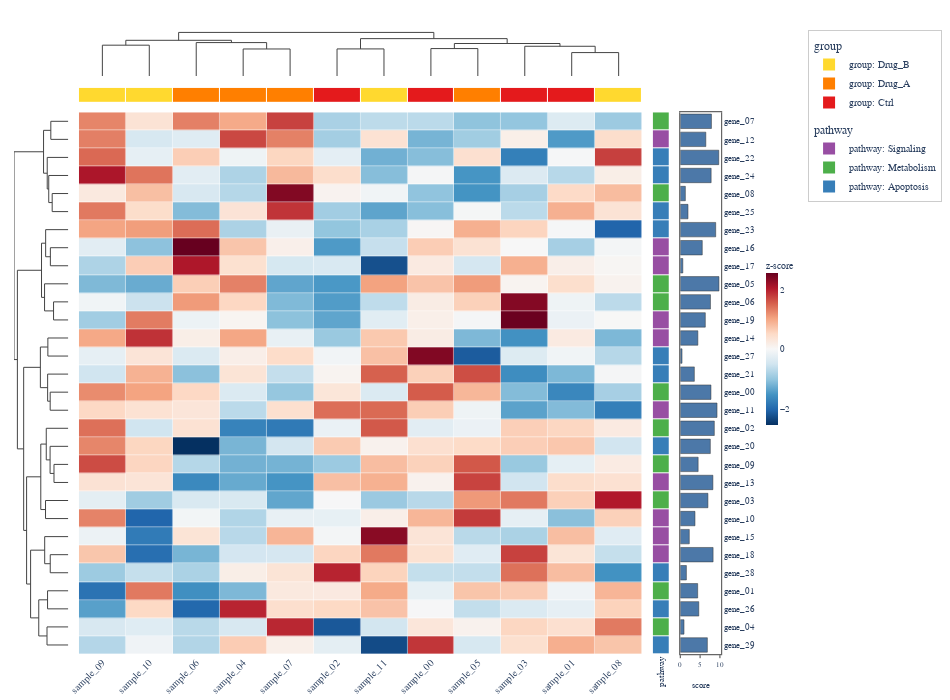

Here is the notebook cell this chart was saved with:
### Code cell
# Cell 8 — from_dataframe: polars DataFrame (same data as Cell 7)
import polars as pl
from plotly_complexheatmap import ComplexHeatmap

# Build the same dataset directly in polars
rng8 = np.random.default_rng(42)
n_g, n_s = 30, 12

pl_df = pl.DataFrame({
    "gene": [f"gene_{i:02d}" for i in range(n_g)],
    "pathway": ["Metabolism"] * 10 + ["Signaling"] * 10 + ["Apoptosis"] * 10,
    "score": rng8.uniform(0, 10, n_g).tolist(),
    **{f"sample_{j:02d}": rng8.standard_normal(n_g).tolist() for j in range(n_s)},
})

hm8 = ComplexHeatmap.from_dataframe(
    pl_df,
    index_column="gene",
    row_annotations=["pathway", "score"],          # auto-detect types
    col_annotations={
        "group": ["Ctrl"] * 4 + ["Drug_A"] * 4 + ["Drug_B"] * 4,
    },
    colorscale="RdBu_r",
    normalize="row",
    name="z-score",
    width=950,
    height=700,
)
hm8.to_plotly()

### Figure 1 — Plotly figure (JSON) as saved in the notebook; plotly's stock layout.template omitted (floating-point values rounded to 4 significant figures; data arrays with more than 128 entries replaced by an {"elided": "..."} marker saying what was removed)
{"data": [{"colorbar": {"len": 0.3, "outlinewidth": 0, "thickness": 12, "tickfont": {"family": "Arial, Helvetica, sans-serif", "size": 9}, "title": {"font": {"family": "Arial, Helvetica, sans-serif", "size": 10}, "text": "z-score"}, "x": 1.058, "xpad": 4, "y": 0.5}, "colorscale": [[0.0, "rgb(5,48,97)"], [0.1, "rgb(33,102,172)"], [0.2, "rgb(67,147,195)"], [0.3, "rgb(146,197,222)"], [0.4, "rgb(209,229,240)"], [0.5, "rgb(247,247,247)"], [0.6, "rgb(253,219,199)"], [0.7, "rgb(244,165,130)"], [0.8, "rgb(214,96,77)"], [0.9, "rgb(178,24,43)"], [1.0, "rgb(103,0,31)"]], "customdata": {"elided": "30x12x2 str values"}, "hovertemplate": "row: %{customdata[0]}<br>col: %{customdata[1]}<br>value: %{z:.3f}<extra></extra>", "type": "heatmap", "x": [0.0, 1.0, 2.0, 3.0, 4.0, 5.0, 6.0, 7.0, 8.0, 9.0, 10.0, 11.0], "xaxis": "x4", "xgap": 0.5, "y": [0.0, 1.0, 2.0, 3.0, 4.0, 5.0, 6.0, 7.0, 8.0, 9.0, 10.0, 11.0, 12.0, 13.0, 14.0, 15.0, 16.0, 17.0, 18.0, 19.0, 20.0, 21.0, 22.0, 23.0, 24.0, 25.0, 26.0, 27.0, 28.0, 29.0], "yaxis": "y4", "ygap": 0.5, "z": {"elided": "30x12 float values"}}, {"hoverinfo": "none", "line": {"color": "#444444", "width": 1.0}, "mode": "lines", "showlegend": false, "type": "scatter", "x": [0.0, 0.0, 1.0, 1.0], "xaxis": "x", "y": [0.0, 7.766, 7.766, 0.0], "yaxis": "y"}, {"hoverinfo": "none", "line": {"color": "#444444", "width": 1.0}, "mode": "lines", "showlegend": false, "type": "scatter", "x": [3.0, 3.0, 4.0, 4.0], "xaxis": "x", "y": [0.0, 6.81, 6.81, 0.0], "yaxis": "y"}, {"hoverinfo": "none", "line": {"color": "#444444", "width": 1.0}, "mode": "lines", "showlegend": false, "type": "scatter", "x": [2.0, 2.0, 3.5, 3.5], "xaxis": "x", "y": [0.0, 8.419, 8.419, 6.81], "yaxis": "y"}, {"hoverinfo": "none", "line": {"color": "#444444", "width": 1.0}, "mode": "lines", "showlegend": false, "type": "scatter", "x": [0.5, 0.5, 2.75, 2.75], "xaxis": "x", "y": [7.766, 8.996, 8.996, 8.419], "yaxis": "y"}, {"hoverinfo": "none", "line": {"color": "#444444", "width": 1.0}, "mode": "lines", "showlegend": false, "type": "scatter", "x": [5.0, 5.0, 6.0, 6.0], "xaxis": "x", "y": [0.0, 6.825, 6.825, 0.0], "yaxis": "y"}, {"hoverinfo": "none", "line": {"color": "#444444", "width": 1.0}, "mode": "lines", "showlegend": false, "type": "scatter", "x": [7.0, 7.0, 8.0, 8.0], "xaxis": "x", "y": [0.0, 6.911, 6.911, 0.0], "yaxis": "y"}, {"hoverinfo": "none", "line": {"color": "#444444", "width": 1.0}, "mode": "lines", "showlegend": false, "type": "scatter", "x": [10.0, 10.0, 11.0, 11.0], "xaxis": "x", "y": [0.0, 5.899, 5.899, 0.0], "yaxis": "y"}, {"hoverinfo": "none", "line": {"color": "#444444", "width": 1.0}, "mode": "lines", "showlegend": false, "type": "scatter", "x": [9.0, 9.0, 10.5, 10.5], "xaxis": "x", "y": [0.0, 7.489, 7.489, 5.899], "yaxis": "y"}, {"hoverinfo": "none", "line": {"color": "#444444", "width": 1.0}, "mode": "lines", "showlegend": false, "type": "scatter", "x": [7.5, 7.5, 9.75, 9.75], "xaxis": "x", "y": [6.911, 8.188, 8.188, 7.489], "yaxis": "y"}, {"hoverinfo": "none", "line": {"color": "#444444", "width": 1.0}, "mode": "lines", "showlegend": false, "type": "scatter", "x": [5.5, 5.5, 8.625, 8.625], "xaxis": "x", "y": [6.825, 9.416, 9.416, 8.188], "yaxis": "y"}, {"hoverinfo": "none", "line": {"color": "#444444", "width": 1.0}, "mode": "lines", "showlegend": false, "type": "scatter", "x": [1.625, 1.625, 7.062, 7.062], "xaxis": "x", "y": [8.996, 10.98, 10.98, 9.416], "yaxis": "y"}, {"hoverinfo": "none", "line": {"color": "#444444", "width": 1.0}, "mode": "lines", "showlegend": false, "type": "scatter", "x": [-0.0, -3.137, -3.137, -0.0], "xaxis": "x3", "y": [0.0, 0.0, 1.0, 1.0], "yaxis": "y3"}, {"hoverinfo": "none", "line": {"color": "#444444", "width": 1.0}, "mode": "lines", "showlegend": false, "type": "scatter", "x": [-0.0, -2.893, -2.893, -0.0], "xaxis": "x3", "y": [4.0, 4.0, 5.0, 5.0], "yaxis": "y3"}, {"hoverinfo": "none", "line": {"color": "#444444", "width": 1.0}, "mode": "lines", "showlegend": false, "type": "scatter", "x": [-0.0, -3.511, -3.511, -2.893], "xaxis": "x3", "y": [3.0, 3.0, 4.5, 4.5], "yaxis": "y3"}, {"hoverinfo": "none", "line": {"color": "#444444", "width": 1.0}, "mode": "lines", "showlegend": false, "type": "scatter", "x": [-0.0, -3.782, -3.782, -3.511], "xaxis": "x3", "y": [2.0, 2.0, 3.75, 3.75], "yaxis": "y3"}, {"hoverinfo": "none", "line": {"color": "#444444", "width": 1.0}, "mode": "lines", "showlegend": false, "type": "scatter", "x": [-3.137, -4.443, -4.443, -3.782], "xaxis": "x3", "y": [0.5, 0.5, 2.875, 2.875], "yaxis": "y3"}, {"hoverinfo": "none", "line": {"color": "#444444", "width": 1.0}, "mode": "lines", "showlegend": false, "type": "scatter", "x": [-0.0, -3.217, -3.217, -0.0], "xaxis": "x3", "y": [7.0, 7.0, 8.0, 8.0], "yaxis": "y3"}, {"hoverinfo": "none", "line": {"color": "#444444", "width": 1.0}, "mode": "lines", "showlegend": false, "type": "scatter", "x": [-0.0, -4.065, -4.065, -3.217], "xaxis": "x3", "y": [6.0, 6.0, 7.5, 7.5], "yaxis": "y3"}, {"hoverinfo": "none", "line": {"color": "#444444", "width": 1.0}, "mode": "lines", "showlegend": false, "type": "scatter", "x": [-0.0, -2.646, -2.646, -0.0], "xaxis": "x3", "y": [10.0, 10.0, 11.0, 11.0], "yaxis": "y3"}, {"hoverinfo": "none", "line": {"color": "#444444", "width": 1.0}, "mode": "lines", "showlegend": false, "type": "scatter", "x": [-0.0, -4.264, -4.264, -2.646], "xaxis": "x3", "y": [9.0, 9.0, 10.5, 10.5], "yaxis": "y3"}, {"hoverinfo": "none", "line": {"color": "#444444", "width": 1.0}, "mode": "lines", "showlegend": false, "type": "scatter", "x": [-4.065, -4.808, -4.808, -4.264], "xaxis": "x3", "y": [6.75, 6.75, 9.75, 9.75], "yaxis": "y3"}, {"hoverinfo": "none", "line": {"color": "#444444", "width": 1.0}, "mode": "lines", "showlegend": false, "type": "scatter", "x": [-0.0, -3.666, -3.666, -0.0], "xaxis": "x3", "y": [12.0, 12.0, 13.0, 13.0], "yaxis": "y3"}, {"hoverinfo": "none", "line": {"color": "#444444", "width": 1.0}, "mode": "lines", "showlegend": false, "type": "scatter", "x": [-0.0, -3.252, -3.252, -0.0], "xaxis": "x3", "y": [15.0, 15.0, 16.0, 16.0], "yaxis": "y3"}, {"hoverinfo": "none", "line": {"color": "#444444", "width": 1.0}, "mode": "lines", "showlegend": false, "type": "scatter", "x": [-0.0, -3.708, -3.708, -3.252], "xaxis": "x3", "y": [14.0, 14.0, 15.5, 15.5], "yaxis": "y3"}, {"hoverinfo": "none", "line": {"color": "#444444", "width": 1.0}, "mode": "lines", "showlegend": false, "type": "scatter", "x": [-3.666, -5.016, -5.016, -3.708], "xaxis": "x3", "y": [12.5, 12.5, 14.75, 14.75], "yaxis": "y3"}, {"hoverinfo": "none", "line": {"color": "#444444", "width": 1.0}, "mode": "lines", "showlegend": false, "type": "scatter", "x": [-0.0, -2.568, -2.568, -0.0], "xaxis": "x3", "y": [19.0, 19.0, 20.0, 20.0], "yaxis": "y3"}, {"hoverinfo": "none", "line": {"color": "#444444", "width": 1.0}, "mode": "lines", "showlegend": false, "type": "scatter", "x": [-0.0, -3.269, -3.269, -2.568], "xaxis": "x3", "y": [18.0, 18.0, 19.5, 19.5], "yaxis": "y3"}, {"hoverinfo": "none", "line": {"color": "#444444", "width": 1.0}, "mode": "lines", "showlegend": false, "type": "scatter", "x": [-0.0, -3.958, -3.958, -3.269], "xaxis": "x3", "y": [17.0, 17.0, 18.75, 18.75], "yaxis": "y3"}, {"hoverinfo": "none", "line": {"color": "#444444", "width": 1.0}, "mode": "lines", "showlegend": false, "type": "scatter", "x": [-0.0, -4.089, -4.089, -0.0], "xaxis": "x3", "y": [21.0, 21.0, 22.0, 22.0], "yaxis": "y3"}, {"hoverinfo": "none", "line": {"color": "#444444", "width": 1.0}, "mode": "lines", "showlegend": false, "type": "scatter", "x": [-3.958, -4.939, -4.939, -4.089], "xaxis": "x3", "y": [17.88, 17.88, 21.5, 21.5], "yaxis": "y3"}, {"hoverinfo": "none", "line": {"color": "#444444", "width": 1.0}, "mode": "lines", "showlegend": false, "type": "scatter", "x": [-0.0, -3.241, -3.241, -0.0], "xaxis": "x3", "y": [24.0, 24.0, 25.0, 25.0], "yaxis": "y3"}, {"hoverinfo": "none", "line": {"color": "#444444", "width": 1.0}, "mode": "lines", "showlegend": false, "type": "scatter", "x": [-0.0, -4.236, -4.236, -3.241], "xaxis": "x3", "y": [23.0, 23.0, 24.5, 24.5], "yaxis": "y3"}, {"hoverinfo": "none", "line": {"color": "#444444", "width": 1.0}, "mode": "lines", "showlegend": false, "type": "scatter", "x": [-0.0, -3.724, -3.724, -0.0], "xaxis": "x3", "y": [26.0, 26.0, 27.0, 27.0], "yaxis": "y3"}, {"hoverinfo": "none", "line": {"color": "#444444", "width": 1.0}, "mode": "lines", "showlegend": false, "type": "scatter", "x": [-0.0, -3.822, -3.822, -0.0], "xaxis": "x3", "y": [28.0, 28.0, 29.0, 29.0], "yaxis": "y3"}, {"hoverinfo": "none", "line": {"color": "#444444", "width": 1.0}, "mode": "lines", "showlegend": false, "type": "scatter", "x": [-3.724, -5.303, -5.303, -3.822], "xaxis": "x3", "y": [26.5, 26.5, 28.5, 28.5], "yaxis": "y3"}, {"hoverinfo": "none", "line": {"color": "#444444", "width": 1.0}, "mode": "lines", "showlegend": false, "type": "scatter", "x": [-4.236, -6.769, -6.769, -5.303], "xaxis": "x3", "y": [23.75, 23.75, 27.5, 27.5], "yaxis": "y3"}, {"hoverinfo": "none", "line": {"color": "#444444", "width": 1.0}, "mode": "lines", "showlegend": false, "type": "scatter", "x": [-4.939, -7.488, -7.488, -6.769], "xaxis": "x3", "y": [19.69, 19.69, 25.62, 25.62], "yaxis": "y3"}, {"hoverinfo": "none", "line": {"color": "#444444", "width": 1.0}, "mode": "lines", "showlegend": false, "type": "scatter", "x": [-5.016, -8.013, -8.013, -7.488], "xaxis": "x3", "y": [13.62, 13.62, 22.66, 22.66], "yaxis": "y3"}, {"hoverinfo": "none", "line": {"color": "#444444", "width": 1.0}, "mode": "lines", "showlegend": false, "type": "scatter", "x": [-4.808, -9.144, -9.144, -8.013], "xaxis": "x3", "y": [8.25, 8.25, 18.14, 18.14], "yaxis": "y3"}, {"hoverinfo": "none", "line": {"color": "#444444", "width": 1.0}, "mode": "lines", "showlegend": false, "type": "scatter", "x": [-4.443, -9.75, -9.75, -9.144], "xaxis": "x3", "y": [1.688, 1.688, 13.2, 13.2], "yaxis": "y3"}, {"colorscale": [[0.0, "#E41A1C"], [0.3333, "#E41A1C"], [0.3333, "#FF7F00"], [0.6667, "#FF7F00"], [0.6667, "#FFD92F"], [1.0, "#FFD92F"]], "customdata": [["Drug_B", "Drug_B", "Drug_A", "Drug_A", "Drug_A", "Ctrl", "Drug_B", "Ctrl", "Drug_A", "Ctrl", "Ctrl", "Drug_B"]], "hovertemplate": "group: %{customdata}<extra></extra>", "showscale": false, "type": "heatmap", "x": [0.0, 1.0, 2.0, 3.0, 4.0, 5.0, 6.0, 7.0, 8.0, 9.0, 10.0, 11.0], "xaxis": "x2", "xgap": 1, "y": ["group"], "yaxis": "y2", "ygap": 1, "z": [[2, 2, 1, 1, 1, 0, 2, 0, 1, 0, 0, 2]], "zmax": 2.5, "zmin": -0.5}, {"colorscale": [[0.0, "#377EB8"], [0.3333, "#377EB8"], [0.3333, "#4DAF4A"], [0.6667, "#4DAF4A"], [0.6667, "#984EA3"], [1.0, "#984EA3"]], "customdata": [["Metabolism"], ["Signaling"], ["Apoptosis"], ["Apoptosis"], ["Metabolism"], ["Apoptosis"], ["Apoptosis"], ["Signaling"], ["Signaling"], ["Metabolism"], ["Metabolism"], ["Signaling"], ["Signaling"], ["Apoptosis"], ["Apoptosis"], ["Metabolism"], ["Signaling"], ["Metabolism"], ["Apoptosis"], ["Metabolism"], ["Signaling"], ["Metabolism"], ["Signaling"], ["Signaling"], ["Signaling"], ["Apoptosis"], ["Metabolism"], ["Apoptosis"], ["Metabolism"], ["Apoptosis"]], "hovertemplate": "pathway: %{customdata}<extra></extra>", "showscale": false, "type": "heatmap", "x": ["pathway"], "xaxis": "x5", "xgap": 1, "y": [0.0, 1.0, 2.0, 3.0, 4.0, 5.0, 6.0, 7.0, 8.0, 9.0, 10.0, 11.0, 12.0, 13.0, 14.0, 15.0, 16.0, 17.0, 18.0, 19.0, 20.0, 21.0, 22.0, 23.0, 24.0, 25.0, 26.0, 27.0, 28.0, 29.0], "yaxis": "y5", "ygap": 1, "z": [[1], [2], [0], [0], [1], [0], [0], [2], [2], [1], [1], [2], [2], [0], [0], [1], [2], [1], [0], [1], [2], [1], [2], [2], [2], [0], [1], [0], [1], [0]], "zmax": 2.5, "zmin": -0.5}, {"hovertemplate": "score: %{x:.2f}<extra></extra>", "marker": {"color": "#4C78A8", "line": {"color": "#333333", "width": 0.5}}, "name": "score", "orientation": "h", "showlegend": false, "type": "bar", "x": [7.861, 6.439, 9.707, 7.784, 1.281, 1.946, 8.931, 5.546, 0.6382, 9.756, 7.611, 6.317, 4.434, 0.438, 3.545, 7.74, 9.268, 8.586, 7.581, 4.504, 8.228, 6.974, 3.708, 2.272, 8.276, 1.543, 4.389, 4.667, 0.9418, 6.83], "xaxis": "x6", "y": [0.0, 1.0, 2.0, 3.0, 4.0, 5.0, 6.0, 7.0, 8.0, 9.0, 10.0, 11.0, 12.0, 13.0, 14.0, 15.0, 16.0, 17.0, 18.0, 19.0, 20.0, 21.0, 22.0, 23.0, 24.0, 25.0, 26.0, 27.0, 28.0, 29.0], "yaxis": "y6"}, {"legendgroup": "group", "legendgrouptitle": {"text": "group"}, "marker": {"color": "#E41A1C", "size": 10, "symbol": "square"}, "mode": "markers", "name": "group: Ctrl", "showlegend": true, "type": "scatter", "x": [null], "y": [null]}, {"legendgroup": "group", "legendgrouptitle": {"text": "group"}, "marker": {"color": "#FF7F00", "size": 10, "symbol": "square"}, "mode": "markers", "name": "group: Drug_A", "showlegend": true, "type": "scatter", "x": [null], "y": [null]}, {"legendgroup": "group", "legendgrouptitle": {"text": "group"}, "marker": {"color": "#FFD92F", "size": 10, "symbol": "square"}, "mode": "markers", "name": "group: Drug_B", "showlegend": true, "type": "scatter", "x": [null], "y": [null]}, {"legendgroup": "pathway", "legendgrouptitle": {"text": "pathway"}, "marker": {"color": "#377EB8", "size": 10, "symbol": "square"}, "mode": "markers", "name": "pathway: Apoptosis", "showlegend": true, "type": "scatter", "x": [null], "y": [null]}, {"legendgroup": "pathway", "legendgrouptitle": {"text": "pathway"}, "marker": {"color": "#4DAF4A", "size": 10, "symbol": "square"}, "mode": "markers", "name": "pathway: Metabolism", "showlegend": true, "type": "scatter", "x": [null], "y": [null]}, {"legendgroup": "pathway", "legendgrouptitle": {"text": "pathway"}, "marker": {"color": "#984EA3", "size": 10, "symbol": "square"}, "mode": "markers", "name": "pathway: Signaling", "showlegend": true, "type": "scatter", "x": [null], "y": [null]}], "layout": {"barmode": "stack", "font": {"family": "Arial, Helvetica, sans-serif", "size": 11}, "height": 700, "legend": {"bgcolor": "rgba(255,255,255,0.8)", "bordercolor": "#cccccc", "borderwidth": 1, "font": {"family": "Arial, Helvetica, sans-serif", "size": 10}, "itemsizing": "constant", "tracegroupgap": 8, "x": 1.123, "xanchor": "left", "y": 1.0, "yanchor": "top"}, "margin": {"b": 5, "l": 5, "r": 229, "t": 30}, "paper_bgcolor": "white", "plot_bgcolor": "rgba(0,0,0,0)", "width": 950, "xaxis": {"anchor": "y", "domain": [0.09178, 0.8884], "matches": "x4", "showgrid": false, "showline": false, "showticklabels": false, "zeroline": false}, "xaxis2": {"anchor": "y2", "domain": [0.09178, 0.8884], "matches": "x4", "showgrid": false, "showline": false, "showticklabels": false, "zeroline": false}, "xaxis3": {"anchor": "y3", "domain": [0.0, 0.07678], "showgrid": false, "showline": false, "showticklabels": false, "zeroline": false}, "xaxis4": {"anchor": "y4", "domain": [0.09178, 0.8884], "showgrid": false, "showline": false, "showticklabels": true, "side": "bottom", "tickangle": -45, "tickfont": {"family": "Arial, Helvetica, sans-serif", "size": 10}, "ticktext": ["sample_09", "sample_10", "sample_06", "sample_04", "sample_07", "sample_02", "sample_11", "sample_00", "sample_05", "sample_03", "sample_01", "sample_08"], "tickvals": [0, 1, 2, 3, 4, 5, 6, 7, 8, 9, 10, 11], "zeroline": false}, "xaxis5": {"anchor": "y5", "domain": [0.9034, 0.9274], "showgrid": false, "showline": false, "showticklabels": true, "tickangle": -90, "tickfont": {"family": "Arial, Helvetica, sans-serif", "size": 9}, "ticktext": ["pathway"], "tickvals": ["pathway"], "zeroline": false}, "xaxis6": {"anchor": "y6", "domain": [0.9424, 1.0], "linecolor": "#666666", "linewidth": 1.2, "mirror": true, "showgrid": false, "showline": true, "showticklabels": true, "tickfont": {"family": "Arial, Helvetica, sans-serif", "size": 7}, "ticklen": 3, "ticks": "outside", "title": {"font": {"family": "Arial, Helvetica, sans-serif", "size": 9}, "text": "score"}, "zeroline": false}, "yaxis": {"anchor": "x", "domain": [0.9224, 1.0], "showgrid": false, "showline": false, "showticklabels": false, "zeroline": false}, "yaxis2": {"anchor": "x2", "domain": [0.8831, 0.9074], "showgrid": false, "showline": false, "showticklabels": false, "zeroline": false}, "yaxis3": {"anchor": "x3", "autorange": false, "domain": [0.0, 0.8681], "range": [29.5, -0.5], "showgrid": false, "showline": false, "showticklabels": false, "zeroline": false}, "yaxis4": {"anchor": "x4", "autorange": false, "domain": [0.0, 0.8681], "matches": "y3", "range": [29.5, -0.5], "showgrid": false, "showline": false, "showticklabels": false, "zeroline": false}, "yaxis5": {"anchor": "x5", "autorange": false, "domain": [0.0, 0.8681], "matches": "y3", "range": [29.5, -0.5], "showgrid": false, "showline": false, "showticklabels": false, "zeroline": false}, "yaxis6": {"anchor": "x6", "autorange": false, "domain": [0.0, 0.8681], "linecolor": "#666666", "linewidth": 1.2, "matches": "y3", "mirror": true, "range": [29.5, -0.5], "showgrid": false, "showline": true, "showticklabels": true, "side": "right", "tickfont": {"family": "Arial, Helvetica, sans-serif", "size": 9}, "ticktext": ["gene_07", "gene_12", "gene_22", "gene_24", "gene_08", "gene_25", "gene_23", "gene_16", "gene_17", "gene_05", "gene_06", "gene_19", "gene_14", "gene_27", "gene_21", "gene_00", "gene_11", "gene_02", "gene_20", "gene_09", "gene_13", "gene_03", "gene_10", "gene_15", "gene_18", "gene_28", "gene_01", "gene_26", "gene_04", "gene_29"], "tickvals": [0, 1, 2, 3, 4, 5, 6, 7, 8, 9, 10, 11, 12, 13, 14, 15, 16, 17, 18, 19, 20, 21, 22, 23, 24, 25, 26, 27, 28, 29], "zeroline": false}}}
